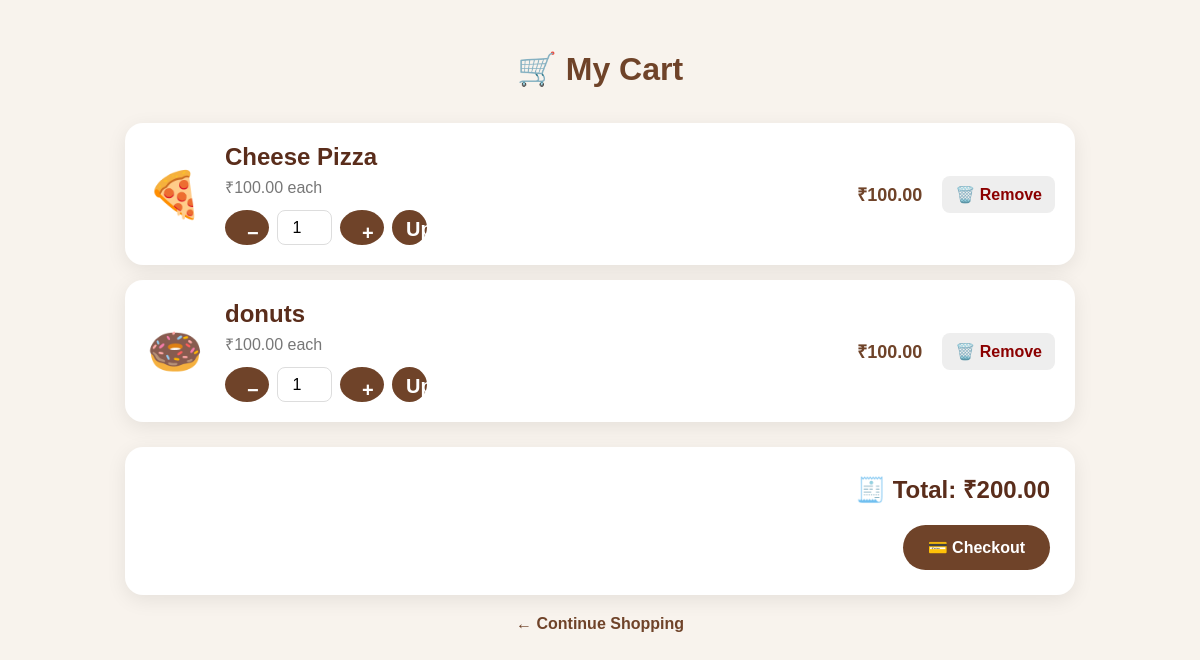
Page /cart (signed in) on the committed database.
### tables this page shows
CREATE TABLE cart (
            id INTEGER PRIMARY KEY AUTOINCREMENT,

            user_id INTEGER NOT NULL,

            menu_id INTEGER NOT NULL,

            quantity INTEGER NOT NULL DEFAULT 1,

            FOREIGN KEY (user_id)
                REFERENCES users(id),

            FOREIGN KEY (menu_id)
                REFERENCES menu(id),

            UNIQUE(user_id, menu_id)
        );

CREATE TABLE menu (
            id INTEGER PRIMARY KEY AUTOINCREMENT,
            name TEXT NOT NULL,
            description TEXT NOT NULL,
            price REAL NOT NULL,
            emoji TEXT NOT NULL
        );

### app.py (the view)
@app.route("/cart")
def cart():
    if "user_id" not in session:
        return redirect(url_for("login"))
    user_id = session["user_id"]
    connection = get_db()
    cart_items = connection.execute(
        """
        SELECT
            cart.id,
            cart.quantity,
            menu.id AS menu_id,
            menu.name,
            menu.description,
            menu.price,
            menu.emoji
        FROM cart
        JOIN menu
        ON cart.menu_id = menu.id
        WHERE cart.user_id = ?
        ORDER BY cart.id
        """,
        (user_id,)
    ).fetchall()
    connection.close()
    total = 0
    for item in cart_items:
        total += item["price"] * item["quantity"]
    return render_template(
        "cart.html",
        cart_items=cart_items,
        total=total
    )

### app.py (called while the page is built)
def get_db():
    connection = sqlite3.connect(DATABASE)
    connection.row_factory = sqlite3.Row
    return connection

### templates/cart.html (shortened to what this page needs)
<!DOCTYPE html>
<html lang="en">
<head>
    <link rel="stylesheet"
          href="{{ url_for('static', filename='css/style.css') }}">
</head>
<body>
<div class="cart-page">
    <div class="cart-container">
        <h1 class="cart-title">
            🛒 My Cart
        </h1>
        {% if cart_items %}
            {% for item in cart_items %}
            <div class="cart-item">
                <div class="cart-emoji">
                    {{ item["emoji"] }}
                </div>
                <div class="cart-details">
                    <h2>
                        {{ item["name"] }}
                    </h2>
                    <p>
                        ₹{{ "%.2f"|format(item["price"]) }} each
                    </p>
                    <form
                        method="POST"
                        action="/update-cart/{{ item['id'] }}"
                    >
                        <div class="quantity-area">
                            <button
                                type="button"
                                onclick="changeQuantity(
                                    'quantity-{{ item["id"] }}',
                                    -1
                                )"
                            >
                                −
                            </button>
                            <input
                                id="quantity-{{ item['id'] }}"
                                class="quantity-input"
                                type="number"
                                name="quantity"
                                value="{{ item['quantity'] }}"
                                min="1"
                            >
                            <button
                                type="button"
                                onclick="changeQuantity(
                                    'quantity-{{ item["id"] }}',
                                    1
                                )"
                            >
                                +
                            </button>
                            <button
                                type="submit"
                                class="update-btn"
                            >
                                Update
                            </button>
                        </div>
                    </form>
                </div>
                <div class="item-total">
                    ₹{{ "%.2f"|format(
                        item["price"] * item["quantity"]
                    ) }}
                </div>
                <form
                    method="POST"
                    action="/remove-from-cart/{{ item['id'] }}"
                >
                    <button
                        type="submit"
                        class="remove-btn"
                    >
                        🗑️ Remove
                    </button>
                </form>
            </div>
            {% endfor %}
            <div class="cart-summary">
                <h2>
                    🧾 Total:
                    ₹{{ "%.2f"|format(total) }}
                </h2>
                <a
                    href="/checkout"
                    class="checkout-btn"
                >
                    💳 Checkout
                </a>
            </div>
        {% endif %}
        <div style="text-align: center;">
            <a
                href="/"
                class="continue-btn"
            >
                ← Continue Shopping
            </a>
        </div>
    </div>
</div>
</body>
</html>

### static/css/style.css (style rules this page uses)
* { margin: 0; padding: 0; box-sizing: border-box; }
body { font-family: Arial, sans-serif; background: #fff8f0; color: #3b2418; }
button, .menu-button { display: inline-block; background: #9b542d; color: white; border: none; border-radius: 25px; padding: 12px 22px; font-size: 16px; font-weight: bold; cursor: pointer; text-decoration: none; }

### templates/cart.html (style rules this page uses)
.cart-page { min-height: 100vh; background: #f8f3ed; padding: 50px 20px; }
.cart-container { max-width: 950px; margin: auto; }
.cart-title { text-align: center; margin-bottom: 35px; color: #6f4329; }
.cart-item { background: white; padding: 20px; margin-bottom: 15px; border-radius: 18px; display: flex; align-items: center; gap: 20px; box-shadow: 0 5px 20px rgba(0,0,0,0.08); }
.cart-emoji { font-size: 45px; min-width: 60px; text-align: center; }
.cart-details { flex: 1; }
.cart-details h2 { margin: 0 0 5px; color: #5a2d1b; }
.cart-details p { color: #777; margin-bottom: 12px; }
.quantity-area { display: flex; align-items: center; gap: 8px; }
.quantity-area button { width: 35px; height: 35px; border: none; border-radius: 50%; background: #6f4329; color: white; font-size: 20px; font-weight: bold; cursor: pointer; }
.quantity-input { width: 55px; height: 35px; text-align: center; border: 1px solid #ddd; border-radius: 8px; font-size: 16px; }
.update-btn { border: none; padding: 8px 14px; background: #8b5e3c; color: white; border-radius: 8px; cursor: pointer; }
.item-total { font-weight: bold; min-width: 100px; text-align: right; font-size: 18px; color: #6f4329; }
.remove-btn { border: none; padding: 9px 13px; border-radius: 8px; background: #eee; color: #8b0000; cursor: pointer; }
.cart-summary { background: white; padding: 25px; border-radius: 18px; margin-top: 25px; text-align: right; box-shadow: 0 5px 20px rgba(0,0,0,0.08); }
.cart-summary h2 { margin-bottom: 20px; color: #5a2d1b; }
.checkout-btn { display: inline-block; padding: 13px 25px; background: #6f4329; color: white; text-decoration: none; border-radius: 25px; font-weight: bold; }
.continue-btn { display: inline-block; margin-top: 20px; color: #6f4329; text-decoration: none; font-weight: bold; }

### rows in the picture
cart: emoji "🍕", name "Cheese Pizza", quantity "1"
menu: price "100.00", price.quantity "100.00"
cart: emoji "🍩", name "donuts", quantity "1"
menu: price "100.00", price.quantity "100.00"

### other values in the picture
{{ "%.2f"|format(total) }} "200.00"
